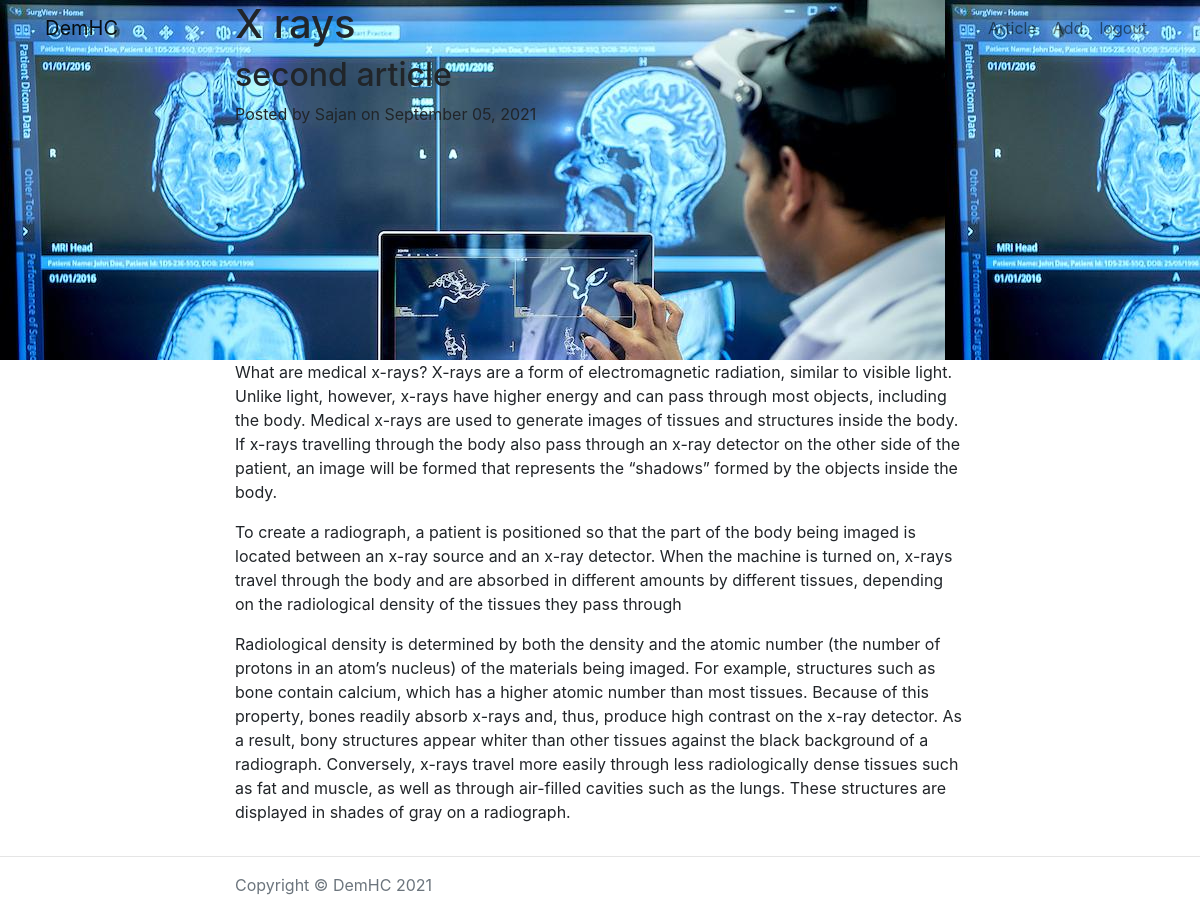
The app's page /post/2 (signed in) with its own data.
### app.py (models this page shows)
class Blogpost(db.Model):
    id = db.Column(db.Integer, primary_key=True)
    title = db.Column(db.String(50))
    subtitle = db.Column(db.String(50))
    author = db.Column(db.String(20))
    date_posted = db.Column(db.DateTime)
    content = db.Column(db.Text)

### app.py (the view)
@app.route('/post/<int:post_id>')
@login_required
def post(post_id):
    post = Blogpost.query.filter_by(id=post_id).one()
    return render_template('post.html',post=post)

### app.py (called while the page is built)
@login_manager.user_loader
def load_user(user_id):
    return User.query.get(int(user_id))

### templates/post.html (shortened to what this page needs)
<!DOCTYPE html>
<html lang="en">
<head>
    <link rel="stylesheet" href="https://stackpath.bootstrapcdn.com/bootstrap/4.1.3/css/bootstrap.min.css">
    <link rel="stylesheet" href="https://use.fontawesome.com/releases/v5.6.1/css/all.css">
</head>
<body>
    <nav class="navbar navbar-expand-lg navbar-light fixed-top" id="mainNav">
        <div class="container">
            <a class="navbar-brand" href="{{ url_for('index') }}">DemHC</a>
            <div class="collapse navbar-collapse" id="navbarResponsive">
                <ul class="navbar-nav ml-auto">
                    <li class="nav-item">
                        <a class="nav-link" href="{{ url_for('article') }}">Article</a>
                    </li>
                    <li class="nav-item">
                        <a class="nav-link" href="{{ url_for('add') }}">Add</a>
                    </li>
                    <li class="nav-item">
                        <a class="nav-link" href="{{ url_for('logout') }}">logout</a>
                    </li>
                </ul>
            </div>
        </div>
    </nav>
    <header class="masthead" style="background-image:  url('static/p.jpeg'); height: 45vh;">
        <div class="container">
            <div class="row">
                <div class="col-lg-8 col-md-10 mx-auto">
                    <div class="post-heading">
                        <h1>{{ post.title }}</h1>
                        <h2 class="subheading">{{ post.subtitle }}</h2>
                        <span class="meta">Posted by
                {{ post.author }}
                on {{ post.date_posted.strftime('%B %d, %Y') }}</span>
                    </div>
                </div>
            </div>
        </div>
    </header>
    <article>
        <div class="container">
            <div class="row">
                <div class="col-lg-8 col-md-10 mx-auto">
                    {{ post.content|safe }}
                </div>
            </div>
        </div>
    </article>
    <hr>
    <footer>
        <div class="container">
            <div class="row">
                <div class="col-lg-8 col-md-10 mx-auto">
                    <p class="copyright text-muted">Copyright &copy; DemHC 2021</p>
                </div>
            </div>
        </div>
    </footer>
</body>
</html>

### records on screen
Blogpost: title "X rays", subtitle "second article", author "Sajan", date_posted "September 05, 2021", content "What are medical x-rays? X-rays are a form of electromagnetic radiation, similar to visible light. Unlike light, however, x-rays have higher energy and can pass through most objects, including the body. Medical x-rays are used to generate images of tissues and structures inside the body. If x-rays travelling through the body also pass through an x-ray detector on the other side of the patient, an image will be formed that represents the “shadows” formed by the objects inside the body. To create a radiograph, a patient is positioned so that the part of the body being imaged is located between an x-ray source and an x-ray detector. When the machine is turned on, x-rays travel through the body…"
